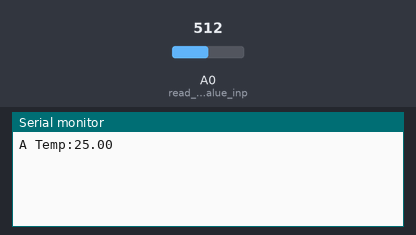
Bench run of a sketch on a simulated Arduino Uno, built with avr-gcc and run on an emulated ATmega328P. On the bench: the last lines printed to the serial monitor. The inputs (shaded band) are chosen by the test bench; at power-on: A0 (read_the_analog_value_inp) = 512.

Above: at 1.2 s.
1.3 s: A0 (read_the_analog_value_inp) set to 0
At 3.9 s:
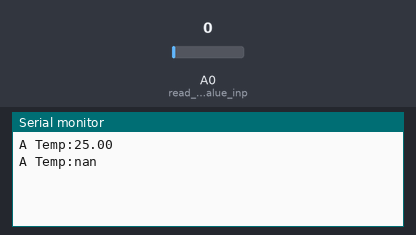
4.3 s: A0 (read_the_analog_value_inp) set to 122
At 6.8 s:
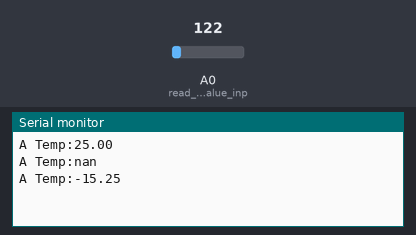

Measured:
- after the input at 1.3 s, the serial monitor: prints a new line after 1.7 s (image 1)
- after the input at 4.3 s, the serial monitor: prints a new line after 1.7 s (image 2)

The sketch:

temperture.ino
```cpp
#include <SoftwareSerial.h>
SoftwareSerial XBee(2, 3); // RX, TX
int sensorPin = A0;
long Rth;   //the resistence of the thermistor
double Temp; //the temperature of the environment
int i; // the loop number
double sum;
double sensorVal;  // the analog value input from arduino

void setup() {
  // put your setup code here, to run once:
  // add
  XBee.begin(9600);
  Serial.begin(9600);
  pinMode(A0, INPUT); //read the analog value input from PIN A0
  i = 0;
  sum = 0;
}

void loop() {
  // put your main code here, to run repeatedly:
  sensorVal = analogRead(A0);
  Rth = ((10240000/sensorVal) - 10000);
  Temp = log(Rth);
  Temp = 1 / (0.001129148 + (0.000234125 * Temp) + (0.0000000876741 * Temp * Temp * Temp));
  Temp = Temp - 273.15;
  sum += Temp;
  i++;
  //Serial.print("sum:");
  //Serial.println(sum);
  //output the average temp every 10s
  if(i==10){
    Serial.print("A Temp:");
    Serial.println(sum/10);
    XBee.print("A Temp:");
    XBee.println(sum/10);
    i = 0;
    sum = 0;
    delay(3000);
  }


}
```
